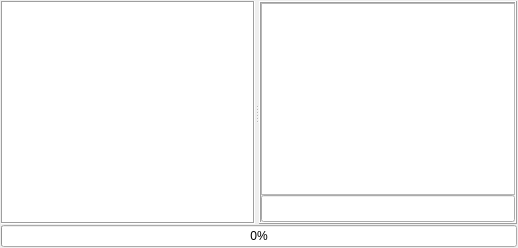
  <widget class="QDockWidget" name="Progress_dw">
   <property name="styleSheet">
    <string notr="true"/>
   </property>
   <property name="allowedAreas">
    <set>Qt::DockWidgetArea::BottomDockWidgetArea|Qt::DockWidgetArea::TopDockWidgetArea</set>
   </property>
   <property name="windowTitle">
    <string>训练进程显示器</string>
   </property>
   <attribute name="dockWidgetArea">
    <number>8</number>
   </attribute>
   <widget class="QWidget" name="dockWidgetContents_3">
    <layout class="QGridLayout" name="gridLayout_4">
     <property name="leftMargin">
      <number>1</number>
     </property>
     <property name="topMargin">
      <number>1</number>
     </property>
     <property name="rightMargin">
      <number>1</number>
     </property>
     <property name="bottomMargin">
      <number>1</number>
     </property>
     <property name="spacing">
      <number>1</number>
     </property>
     <item row="0" column="0">
      <widget class="QSplitter" name="splitter">
       <property name="orientation">
        <enum>Qt::Orientation::Horizontal</enum>
       </property>
       <widget class="QTextEdit" name="Tip_te">
        <property name="styleSheet">
         <string notr="true"/>
        </property>
        <property name="frameShape">
         <enum>QFrame::Shape::Box</enum>
        </property>
       </widget>
       <widget class="QFrame" name="frame_3">
        <property name="styleSheet">
         <string notr="true"/>
        </property>
        <property name="frameShape">
         <enum>QFrame::Shape::Box</enum>
        </property>
        <property name="frameShadow">
         <enum>QFrame::Shadow::Raised</enum>
        </property>
        <layout class="QVBoxLayout" name="verticalLayout">
         <property name="spacing">
          <number>0</number>
         </property>
         <property name="leftMargin">
          <number>0</number>
         </property>
         <property name="topMargin">
          <number>0</number>
         </property>
         <property name="rightMargin">
          <number>0</number>
         </property>
         <property name="bottomMargin">
          <number>0</number>
         </property>
         <item>
          <widget class="QTextEdit" name="Run_mes_te">
           <property name="font">
            <font>
             <family>Segoe UI</family>
             <pointsize>12</pointsize>
            </font>
           </property>
           <property name="styleSheet">
            <string notr="true"/>
           </property>
          </widget>
         </item>
         <item>
          <widget class="QLineEdit" name="Batch_mes_le">
           <property name="font">
            <font>
             <family>Segoe UI</family>
             <pointsize>12</pointsize>
            </font>
           </property>
           <property name="styleSheet">
            <string notr="true"/>
           </property>
          </widget>
         </item>
        </layout>
       </widget>
      </widget>
     </item>
     <item row="1" column="0">
      <widget class="QProgressBar" name="Train_progressbar">
       <property name="styleSheet">
        <string notr="true"/>
       </property>
       <property name="maximum">
        <number>100</number>
       </property>
       <property name="value">
        <number>0</number>
       </property>
      </widget>
     </item>
    </layout>
   </widget>
  </widget>
